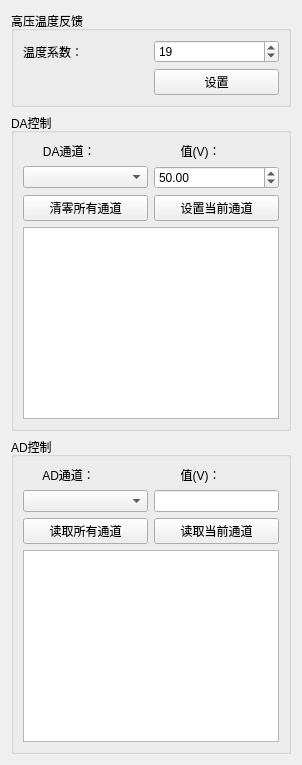
        <widget class="QWidget" name="tab_7">
         <attribute name="title">
          <string>Volt</string>
         </attribute>
         <layout class="QVBoxLayout" name="verticalLayout_10">
          <item>
           <widget class="QGroupBox" name="groupBox_tempVolt">
            <property name="title">
             <string>高压温度反馈</string>
            </property>
            <layout class="QGridLayout" name="gridLayout_21">
             <item row="0" column="1">
              <widget class="QSpinBox" name="spinBox_temp_volt_x2">
               <property name="minimum">
                <number>16</number>
               </property>
               <property name="maximum">
                <number>24</number>
               </property>
               <property name="singleStep">
                <number>1</number>
               </property>
               <property name="value">
                <number>19</number>
               </property>
              </widget>
             </item>
             <item row="1" column="1">
              <widget class="QPushButton" name="btn_setTempVolt">
               <property name="text">
                <string>设置</string>
               </property>
              </widget>
             </item>
             <item row="0" column="0">
              <widget class="QLabel" name="label_29">
               <property name="text">
                <string>温度系数：</string>
               </property>
              </widget>
             </item>
            </layout>
           </widget>
          </item>
          <item>
           <widget class="QGroupBox" name="groupBox_9">
            <property name="title">
             <string>DA控制</string>
            </property>
            <layout class="QGridLayout" name="gridLayout_2">
             <item row="0" column="0">
              <widget class="QLabel" name="label_11">
               <property name="text">
                <string>      DA通道：</string>
               </property>
              </widget>
             </item>
             <item row="0" column="1">
              <widget class="QLabel" name="label_12">
               <property name="text">
                <string>        值(V)：</string>
               </property>
              </widget>
             </item>
             <item row="1" column="0">
              <widget class="QComboBox" name="comboBox_DAChSelect"/>
             </item>
             <item row="2" column="1">
              <widget class="QPushButton" name="btn_DASetValue">
               <property name="text">
                <string>设置当前通道</string>
               </property>
              </widget>
             </item>
             <item row="3" column="0" colspan="2">
              <widget class="QPlainTextEdit" name="plainTextEdit_DASetLog"/>
             </item>
             <item row="2" column="0">
              <widget class="QPushButton" name="btn_DAClearAll">
               <property name="text">
                <string>清零所有通道</string>
               </property>
              </widget>
             </item>
             <item row="1" column="1">
              <widget class="QDoubleSpinBox" name="doubleSpinBox_DAValue">
               <property name="maximum">
                <double>400.000000000000000</double>
               </property>
               <property name="value">
                <double>50.000000000000000</double>
               </property>
              </widget>
             </item>
            </layout>
           </widget>
          </item>
          <item>
           <widget class="QGroupBox" name="groupBox_10">
            <property name="title">
             <string>AD控制</string>
            </property>
            <layout class="QGridLayout" name="gridLayout_14">
             <item row="0" column="0">
              <widget class="QLabel" name="label_13">
               <property name="text">
                <string>      AD通道：</string>
               </property>
              </widget>
             </item>
             <item row="0" column="1">
              <widget class="QLabel" name="label_14">
               <property name="text">
                <string>        值(V)：</string>
               </property>
              </widget>
             </item>
             <item row="1" column="1">
              <widget class="QLineEdit" name="lineEdit_ADValue">
               <property name="sizePolicy">
                <sizepolicy hsizetype="Preferred" vsizetype="Fixed">
                 <horstretch>0</horstretch>
                 <verstretch>0</verstretch>
                </sizepolicy>
               </property>
               <property name="readOnly">
                <bool>true</bool>
               </property>
              </widget>
             </item>
             <item row="2" column="1">
              <widget class="QPushButton" name="btn_ADReadValue">
               <property name="text">
                <string>读取当前通道</string>
               </property>
              </widget>
             </item>
             <item row="3" column="0" colspan="2">
              <widget class="QPlainTextEdit" name="plainTextEdit_ADSetLog"/>
             </item>
             <item row="1" column="0">
              <widget class="QComboBox" name="comboBox_ADChSelect"/>
             </item>
             <item row="2" column="0">
              <widget class="QPushButton" name="btn_ADReadAll">
               <property name="text">
                <string>读取所有通道</string>
               </property>
              </widget>
             </item>
            </layout>
           </widget>
          </item>
         </layout>
         <zorder>groupBox_10</zorder>
         <zorder>groupBox_9</zorder>
         <zorder>groupBox_tempVolt</zorder>
        </widget>
